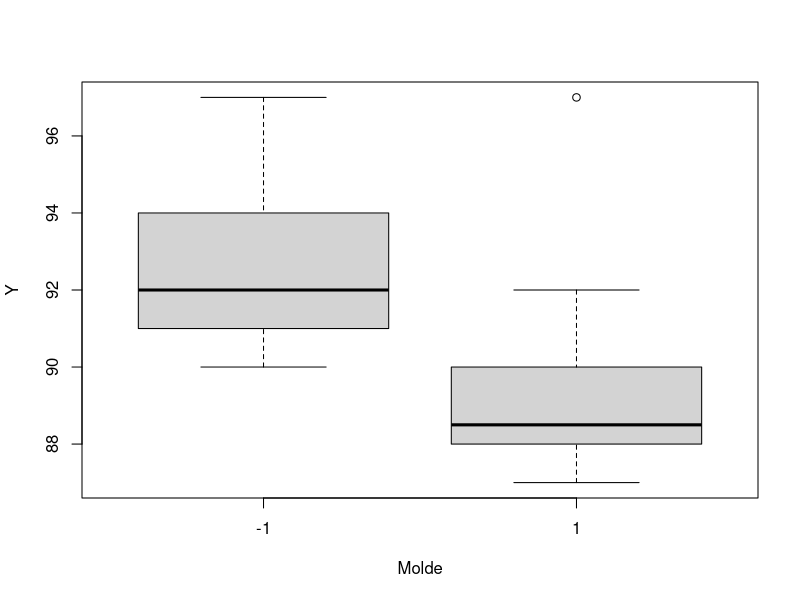
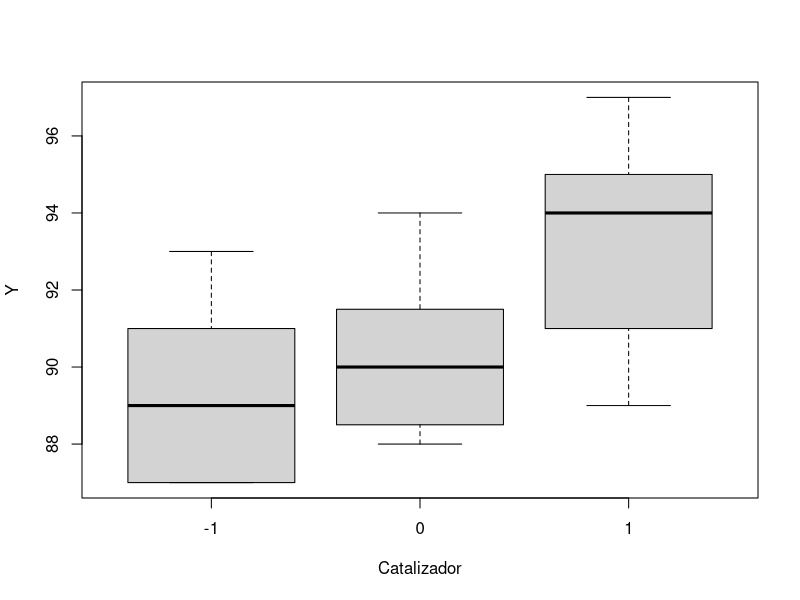
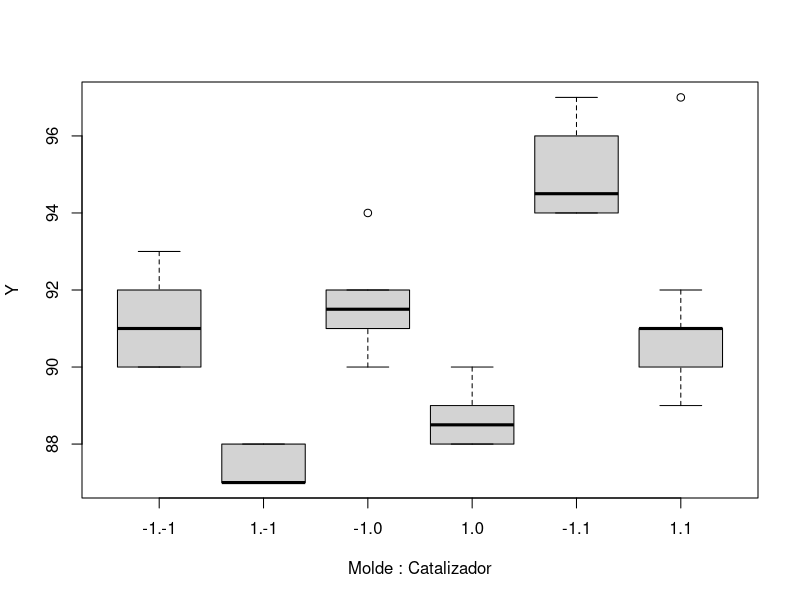
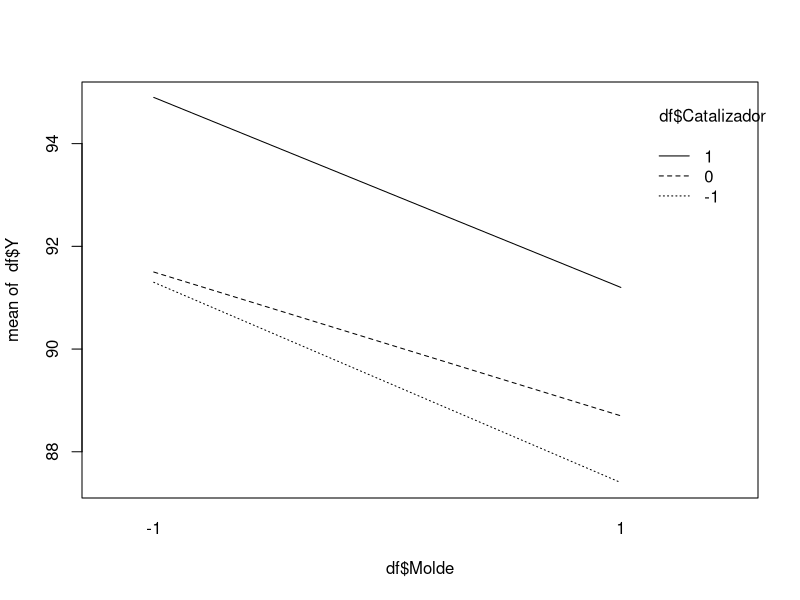
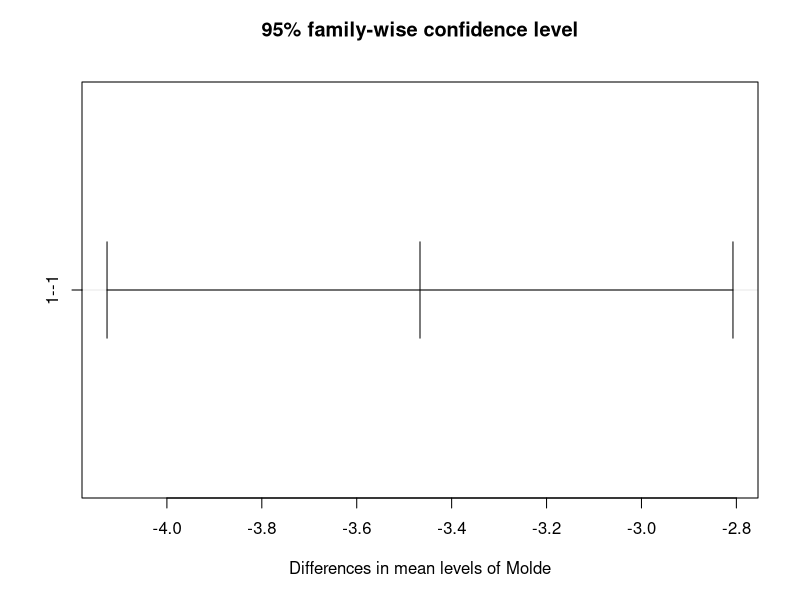
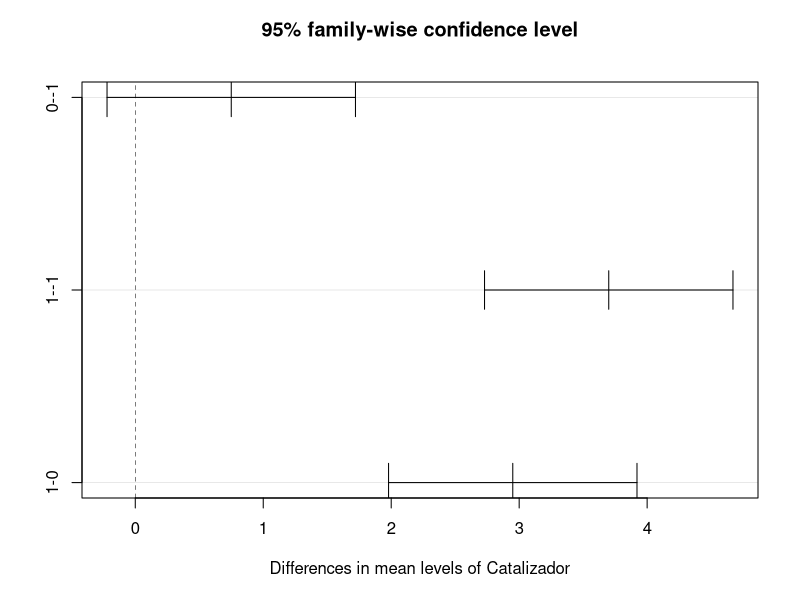
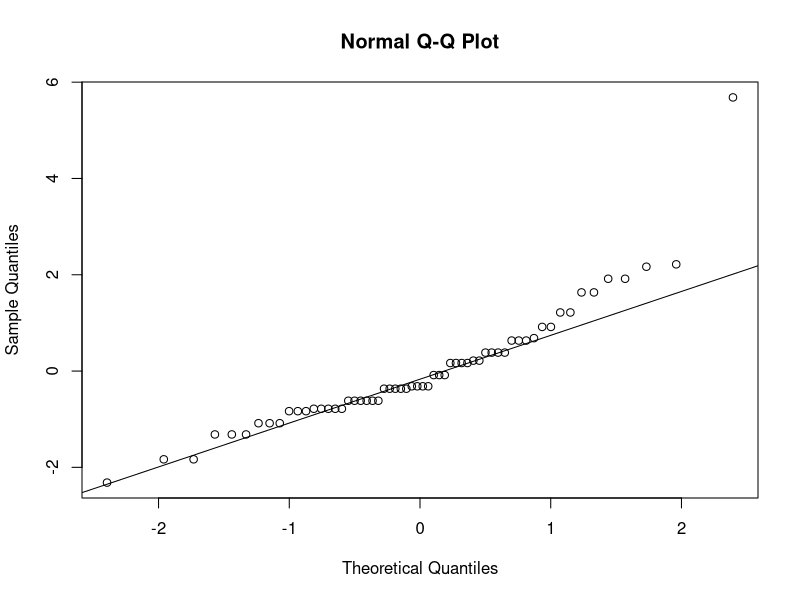
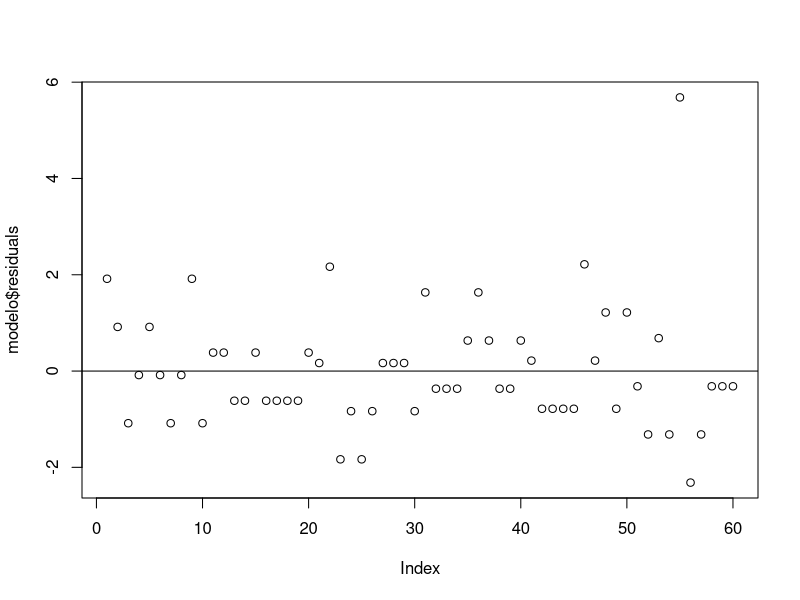

Recreate these plots in R, in order.
df=read.csv("cap5p19.csv")
df

str(df)
df$Molde=factor(df$Molde)
df$Catalizador=factor(df$Catalizador)

modelo=aov(Y~Molde+Catalizador,data=df)
summary(modelo)

boxplot(Y~Molde,data=df)
boxplot(Y~Catalizador,data=df)
boxplot(Y~Molde*Catalizador,data=df)
interaction.plot(df$Molde,df$Catalizador,df$Y)

tk=TukeyHSD(modelo)
tk
plot(tk)

qqnorm(modelo$residuals)
qqline(modelo$residuals)
shapiro.test(modelo$residuals)

require(car)
leveneTest(Y~Molde,data=df)
leveneTest(Y~Catalizador,data=df)

plot(modelo$residuals)
abline(h=0)